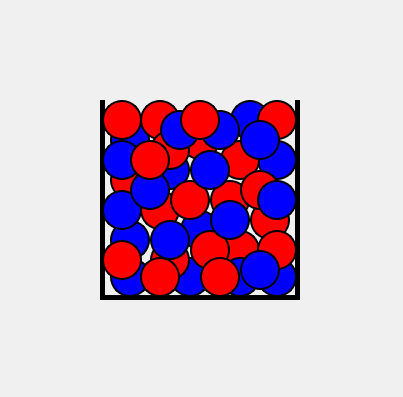
<?xml version="1.0" encoding="UTF-8"?>
<ui version="4.0">
 <class>Form</class>
 <widget class="QWidget" name="Form">
  <property name="geometry">
   <rect>
    <x>0</x>
    <y>0</y>
    <width>403</width>
    <height>397</height>
   </rect>
  </property>
  <property name="styleSheet">
   <string notr="true">background-color: #f0f0f0;</string>
  </property>
  <widget class="QWidget" name="urnContainer" native="true">
   <property name="geometry">
    <rect>
     <x>100</x>
     <y>100</y>
     <width>200</width>
     <height>200</height>
    </rect>
   </property>
   <property name="styleSheet">
    <string notr="true">border-style: solid;
border-width: 0px 5px 5px 5px; /* top right bottom left */
border-color: black; background-color: #f0f0f0;</string>
   </property>
   <widget class="QLabel" name="ballLabel9">
    <property name="geometry">
     <rect>
      <x>157</x>
      <y>157</y>
      <width>40</width>
      <height>40</height>
     </rect>
    </property>
    <property name="styleSheet">
     <string notr="true">background-color: blue; border-radius: 20px; border: 1.5px solid black</string>
    </property>
   </widget>
   <widget class="QLabel" name="ballLabel8">
    <property name="geometry">
     <rect>
      <x>120</x>
      <y>130</y>
      <width>40</width>
      <height>40</height>
     </rect>
    </property>
    <property name="styleSheet">
     <string notr="true">background-color: red; border-radius: 20px; border: 1.5px solid black</string>
    </property>
   </widget>
   <widget class="QLabel" name="ballLabel7">
    <property name="geometry">
     <rect>
      <x>70</x>
      <y>157</y>
      <width>40</width>
      <height>40</height>
     </rect>
    </property>
    <property name="styleSheet">
     <string notr="true">background-color: blue; border-radius: 20px; border: 1.5px solid black</string>
    </property>
   </widget>
   <widget class="QLabel" name="ballLabel6">
    <property name="geometry">
     <rect>
      <x>157</x>
      <y>40</y>
      <width>40</width>
      <height>40</height>
     </rect>
    </property>
    <property name="styleSheet">
     <string notr="true">background-color: blue; border-radius: 20px; border: 1.5px solid black</string>
    </property>
   </widget>
   <widget class="QLabel" name="ballLabel5">
    <property name="geometry">
     <rect>
      <x>10</x>
      <y>157</y>
      <width>40</width>
      <height>40</height>
     </rect>
    </property>
    <property name="styleSheet">
     <string notr="true">background-color: blue; border-radius: 20px; border: 1.5px solid black</string>
    </property>
   </widget>
   <widget class="QLabel" name="ballLabel4">
    <property name="geometry">
     <rect>
      <x>150</x>
      <y>100</y>
      <width>40</width>
      <height>40</height>
     </rect>
    </property>
    <property name="styleSheet">
     <string notr="true">background-color: red; border-radius: 20px; border: 1.5px solid black</string>
    </property>
   </widget>
   <widget class="QLabel" name="ballLabel2">
    <property name="geometry">
     <rect>
      <x>40</x>
      <y>90</y>
      <width>40</width>
      <height>40</height>
     </rect>
    </property>
    <property name="styleSheet">
     <string notr="true">background-color: red; border-radius: 20px; border: 1.5px solid black</string>
    </property>
   </widget>
   <widget class="QLabel" name="ballLabel0">
    <property name="geometry">
     <rect>
      <x>50</x>
      <y>140</y>
      <width>40</width>
      <height>40</height>
     </rect>
    </property>
    <property name="styleSheet">
     <string notr="true">background-color: red; border-radius: 20px; border: 1.5px solid black</string>
    </property>
   </widget>
   <widget class="QLabel" name="ballLabel1">
    <property name="geometry">
     <rect>
      <x>10</x>
      <y>120</y>
      <width>40</width>
      <height>40</height>
     </rect>
    </property>
    <property name="styleSheet">
     <string notr="true">background-color: blue; border-radius: 20px; border: 1.5px solid black</string>
    </property>
   </widget>
   <widget class="QLabel" name="ballLabel3">
    <property name="geometry">
     <rect>
      <x>80</x>
      <y>110</y>
      <width>40</width>
      <height>40</height>
     </rect>
    </property>
    <property name="styleSheet">
     <string notr="true">background-color: blue; border-radius: 20px; border: 1.5px solid black</string>
    </property>
   </widget>
   <widget class="QLabel" name="ballLabel2_2">
    <property name="geometry">
     <rect>
      <x>10</x>
      <y>60</y>
      <width>40</width>
      <height>40</height>
     </rect>
    </property>
    <property name="styleSheet">
     <string notr="true">background-color: red; border-radius: 20px; border: 1.5px solid black</string>
    </property>
   </widget>
   <widget class="QLabel" name="ballLabel2_3">
    <property name="geometry">
     <rect>
      <x>50</x>
      <y>50</y>
      <width>40</width>
      <height>40</height>
     </rect>
    </property>
    <property name="styleSheet">
     <string notr="true">background-color: blue; border-radius: 20px; border: 1.5px solid black</string>
    </property>
   </widget>
   <widget class="QLabel" name="ballLabel2_4">
    <property name="geometry">
     <rect>
      <x>80</x>
      <y>20</y>
      <width>40</width>
      <height>40</height>
     </rect>
    </property>
    <property name="styleSheet">
     <string notr="true">background-color: red; border-radius: 20px; border: 1.5px solid black</string>
    </property>
   </widget>
   <widget class="QLabel" name="ballLabel2_5">
    <property name="geometry">
     <rect>
      <x>130</x>
      <y>0</y>
      <width>40</width>
      <height>40</height>
     </rect>
    </property>
    <property name="styleSheet">
     <string notr="true">background-color: blue; border-radius: 20px; border: 1.5px solid black</string>
    </property>
   </widget>
   <widget class="QLabel" name="ballLabel2_6">
    <property name="geometry">
     <rect>
      <x>10</x>
      <y>20</y>
      <width>40</width>
      <height>40</height>
     </rect>
    </property>
    <property name="styleSheet">
     <string notr="true">background-color: blue; border-radius: 20px; border: 1.5px solid black</string>
    </property>
   </widget>
   <widget class="QLabel" name="ballLabel2_7">
    <property name="geometry">
     <rect>
      <x>110</x>
      <y>80</y>
      <width>40</width>
      <height>40</height>
     </rect>
    </property>
    <property name="styleSheet">
     <string notr="true">background-color: red; border-radius: 20px; border: 1.5px solid black</string>
    </property>
   </widget>
   <widget class="QLabel" name="ballLabel2_8">
    <property name="geometry">
     <rect>
      <x>120</x>
      <y>40</y>
      <width>40</width>
      <height>40</height>
     </rect>
    </property>
    <property name="styleSheet">
     <string notr="true">background-color: red; border-radius: 20px; border: 1.5px solid black</string>
    </property>
   </widget>
   <widget class="QLabel" name="ballLabel2_9">
    <property name="geometry">
     <rect>
      <x>40</x>
      <y>0</y>
      <width>40</width>
      <height>40</height>
     </rect>
    </property>
    <property name="styleSheet">
     <string notr="true">background-color: red; border-radius: 20px; border: 1.5px solid black</string>
    </property>
   </widget>
   <widget class="QLabel" name="ballLabel2_10">
    <property name="geometry">
     <rect>
      <x>140</x>
      <y>70</y>
      <width>40</width>
      <height>40</height>
     </rect>
    </property>
    <property name="styleSheet">
     <string notr="true">background-color: red; border-radius: 20px; border: 1.5px solid black</string>
    </property>
   </widget>
   <widget class="QLabel" name="ballLabel2_11">
    <property name="geometry">
     <rect>
      <x>40</x>
      <y>157</y>
      <width>40</width>
      <height>40</height>
     </rect>
    </property>
    <property name="styleSheet">
     <string notr="true">background-color: red; border-radius: 20px; border: 1.5px solid black</string>
    </property>
   </widget>
   <widget class="QLabel" name="ballLabel2_12">
    <property name="geometry">
     <rect>
      <x>157</x>
      <y>130</y>
      <width>40</width>
      <height>40</height>
     </rect>
    </property>
    <property name="styleSheet">
     <string notr="true">background-color: red; border-radius: 20px; border: 1.5px solid black</string>
    </property>
   </widget>
   <widget class="QLabel" name="ballLabel2_13">
    <property name="geometry">
     <rect>
      <x>90</x>
      <y>130</y>
      <width>40</width>
      <height>40</height>
     </rect>
    </property>
    <property name="styleSheet">
     <string notr="true">background-color: red; border-radius: 20px; border: 1.5px solid black</string>
    </property>
   </widget>
   <widget class="QLabel" name="ballLabel2_14">
    <property name="geometry">
     <rect>
      <x>70</x>
      <y>80</y>
      <width>40</width>
      <height>40</height>
     </rect>
    </property>
    <property name="styleSheet">
     <string notr="true">background-color: red; border-radius: 20px; border: 1.5px solid black</string>
    </property>
   </widget>
   <widget class="QLabel" name="ballLabel2_15">
    <property name="geometry">
     <rect>
      <x>100</x>
      <y>10</y>
      <width>40</width>
      <height>40</height>
     </rect>
    </property>
    <property name="styleSheet">
     <string notr="true">background-color: blue; border-radius: 20px; border: 1.5px solid black</string>
    </property>
   </widget>
   <widget class="QLabel" name="ballLabel2_16">
    <property name="geometry">
     <rect>
      <x>120</x>
      <y>157</y>
      <width>40</width>
      <height>40</height>
     </rect>
    </property>
    <property name="styleSheet">
     <string notr="true">background-color: blue; border-radius: 20px; border: 1.5px solid black</string>
    </property>
   </widget>
   <widget class="QLabel" name="ballLabel2_17">
    <property name="geometry">
     <rect>
      <x>110</x>
      <y>100</y>
      <width>40</width>
      <height>40</height>
     </rect>
    </property>
    <property name="styleSheet">
     <string notr="true">background-color: blue; border-radius: 20px; border: 1.5px solid black</string>
    </property>
   </widget>
   <widget class="QLabel" name="ballLabel2_18">
    <property name="geometry">
     <rect>
      <x>157</x>
      <y>80</y>
      <width>40</width>
      <height>40</height>
     </rect>
    </property>
    <property name="styleSheet">
     <string notr="true">background-color: blue; border-radius: 20px; border: 1.5px solid black</string>
    </property>
   </widget>
   <widget class="QLabel" name="ballLabel2_19">
    <property name="geometry">
     <rect>
      <x>2</x>
      <y>90</y>
      <width>40</width>
      <height>40</height>
     </rect>
    </property>
    <property name="styleSheet">
     <string notr="true">background-color: blue; border-radius: 20px; border: 1.5px solid black</string>
    </property>
   </widget>
   <widget class="QLabel" name="ballLabel2_20">
    <property name="geometry">
     <rect>
      <x>2</x>
      <y>140</y>
      <width>40</width>
      <height>40</height>
     </rect>
    </property>
    <property name="styleSheet">
     <string notr="true">background-color: red; border-radius: 20px; border: 1.5px solid black</string>
    </property>
   </widget>
   <widget class="QLabel" name="ballLabel2_21">
    <property name="geometry">
     <rect>
      <x>157</x>
      <y>0</y>
      <width>40</width>
      <height>40</height>
     </rect>
    </property>
    <property name="styleSheet">
     <string notr="true">background-color: red; border-radius: 20px; border: 1.5px solid black</string>
    </property>
   </widget>
   <widget class="QLabel" name="ballLabel2_22">
    <property name="geometry">
     <rect>
      <x>2</x>
      <y>0</y>
      <width>40</width>
      <height>40</height>
     </rect>
    </property>
    <property name="styleSheet">
     <string notr="true">background-color: red; border-radius: 20px; border: 1.5px solid black</string>
    </property>
   </widget>
   <widget class="QLabel" name="ballLabel2_23">
    <property name="geometry">
     <rect>
      <x>50</x>
      <y>30</y>
      <width>40</width>
      <height>40</height>
     </rect>
    </property>
    <property name="styleSheet">
     <string notr="true">background-color: red; border-radius: 20px; border: 1.5px solid black</string>
    </property>
   </widget>
   <widget class="QLabel" name="ballLabel2_24">
    <property name="geometry">
     <rect>
      <x>90</x>
      <y>50</y>
      <width>40</width>
      <height>40</height>
     </rect>
    </property>
    <property name="styleSheet">
     <string notr="true">background-color: blue; border-radius: 20px; border: 1.5px solid black</string>
    </property>
   </widget>
   <widget class="QLabel" name="ballLabel2_25">
    <property name="geometry">
     <rect>
      <x>50</x>
      <y>120</y>
      <width>40</width>
      <height>40</height>
     </rect>
    </property>
    <property name="styleSheet">
     <string notr="true">background-color: blue; border-radius: 20px; border: 1.5px solid black</string>
    </property>
   </widget>
   <widget class="QLabel" name="ballLabel2_26">
    <property name="geometry">
     <rect>
      <x>2</x>
      <y>40</y>
      <width>40</width>
      <height>40</height>
     </rect>
    </property>
    <property name="styleSheet">
     <string notr="true">background-color: blue; border-radius: 20px; border: 1.5px solid black</string>
    </property>
   </widget>
   <widget class="QLabel" name="ballLabel2_27">
    <property name="geometry">
     <rect>
      <x>140</x>
      <y>20</y>
      <width>40</width>
      <height>40</height>
     </rect>
    </property>
    <property name="styleSheet">
     <string notr="true">background-color: blue; border-radius: 20px; border: 1.5px solid black</string>
    </property>
   </widget>
   <widget class="QLabel" name="ballLabel2_28">
    <property name="geometry">
     <rect>
      <x>60</x>
      <y>10</y>
      <width>40</width>
      <height>40</height>
     </rect>
    </property>
    <property name="styleSheet">
     <string notr="true">background-color: blue; border-radius: 20px; border: 1.5px solid black</string>
    </property>
   </widget>
   <widget class="QLabel" name="ballLabel2_29">
    <property name="geometry">
     <rect>
      <x>100</x>
      <y>157</y>
      <width>40</width>
      <height>40</height>
     </rect>
    </property>
    <property name="styleSheet">
     <string notr="true">background-color: red; border-radius: 20px; border: 1.5px solid black</string>
    </property>
   </widget>
   <widget class="QLabel" name="ballLabel2_31">
    <property name="geometry">
     <rect>
      <x>140</x>
      <y>150</y>
      <width>40</width>
      <height>40</height>
     </rect>
    </property>
    <property name="styleSheet">
     <string notr="true">background-color: blue; border-radius: 20px; border: 1.5px solid black</string>
    </property>
   </widget>
   <widget class="QLabel" name="ballLabel2_30">
    <property name="geometry">
     <rect>
      <x>80</x>
      <y>0</y>
      <width>40</width>
      <height>40</height>
     </rect>
    </property>
    <property name="styleSheet">
     <string notr="true">background-color: red; border-radius: 20px; border: 1.5px solid black</string>
    </property>
   </widget>
   <widget class="QLabel" name="ballLabel2_32">
    <property name="geometry">
     <rect>
      <x>30</x>
      <y>70</y>
      <width>40</width>
      <height>40</height>
     </rect>
    </property>
    <property name="styleSheet">
     <string notr="true">background-color: blue; border-radius: 20px; border: 1.5px solid black</string>
    </property>
   </widget>
   <widget class="QLabel" name="ballLabel2_33">
    <property name="geometry">
     <rect>
      <x>30</x>
      <y>40</y>
      <width>40</width>
      <height>40</height>
     </rect>
    </property>
    <property name="styleSheet">
     <string notr="true">background-color: red; border-radius: 20px; border: 1.5px solid black</string>
    </property>
   </widget>
  </widget>
 </widget>
 <resources/>
 <connections/>
</ui>
